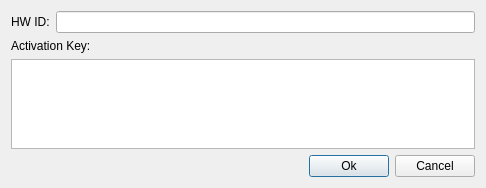
<?xml version="1.0" encoding="UTF-8"?>
<ui version="4.0">
 <class>ActivationDlg</class>
 <widget class="QDialog" name="ActivationDlg">
  <property name="geometry">
   <rect>
    <x>0</x>
    <y>0</y>
    <width>486</width>
    <height>188</height>
   </rect>
  </property>
  <property name="windowTitle">
   <string>Activation - Video</string>
  </property>
  <layout class="QGridLayout" name="gridLayout">
   <item row="0" column="0" colspan="2">
    <layout class="QHBoxLayout" name="horizontalLayout_2">
     <item>
      <widget class="QLabel" name="lblHWDNumber">
       <property name="text">
        <string>HW ID:</string>
       </property>
      </widget>
     </item>
     <item>
      <widget class="QLineEdit" name="editProduct">
       <property name="enabled">
        <bool>true</bool>
       </property>
       <property name="readOnly">
        <bool>true</bool>
       </property>
      </widget>
     </item>
    </layout>
   </item>
   <item row="2" column="0" colspan="2">
    <widget class="QTextEdit" name="editSerial">
     <property name="html">
      <string>&lt;!DOCTYPE HTML PUBLIC &quot;-//W3C//DTD HTML 4.0//EN&quot; &quot;http://www.w3.org/TR/REC-html40/strict.dtd&quot;&gt;
&lt;html&gt;&lt;head&gt;&lt;meta name=&quot;qrichtext&quot; content=&quot;1&quot; /&gt;&lt;style type=&quot;text/css&quot;&gt;
p, li { white-space: pre-wrap; }
&lt;/style&gt;&lt;/head&gt;&lt;body style=&quot; font-family:'MS Shell Dlg 2'; font-size:8.25pt; font-weight:400; font-style:normal;&quot;&gt;
&lt;p style=&quot;-qt-paragraph-type:empty; margin-top:0px; margin-bottom:0px; margin-left:0px; margin-right:0px; -qt-block-indent:0; text-indent:0px; font-size:8pt;&quot;&gt;&lt;br /&gt;&lt;/p&gt;&lt;/body&gt;&lt;/html&gt;</string>
     </property>
     <property name="acceptRichText">
      <bool>false</bool>
     </property>
    </widget>
   </item>
   <item row="3" column="1">
    <layout class="QHBoxLayout" name="horizontalLayout">
     <item>
      <spacer name="horizontalSpacer">
       <property name="orientation">
        <enum>Qt::Horizontal</enum>
       </property>
       <property name="sizeHint" stdset="0">
        <size>
         <width>40</width>
         <height>20</height>
        </size>
       </property>
      </spacer>
     </item>
     <item>
      <widget class="QPushButton" name="btnOk">
       <property name="text">
        <string>Ok</string>
       </property>
      </widget>
     </item>
     <item>
      <widget class="QPushButton" name="btnCancel">
       <property name="text">
        <string>Cancel</string>
       </property>
      </widget>
     </item>
    </layout>
   </item>
   <item row="1" column="0" colspan="2">
    <widget class="QLabel" name="lblSerialNumber">
     <property name="text">
      <string>Activation Key:</string>
     </property>
    </widget>
   </item>
  </layout>
 </widget>
 <resources/>
 <connections/>
</ui>
